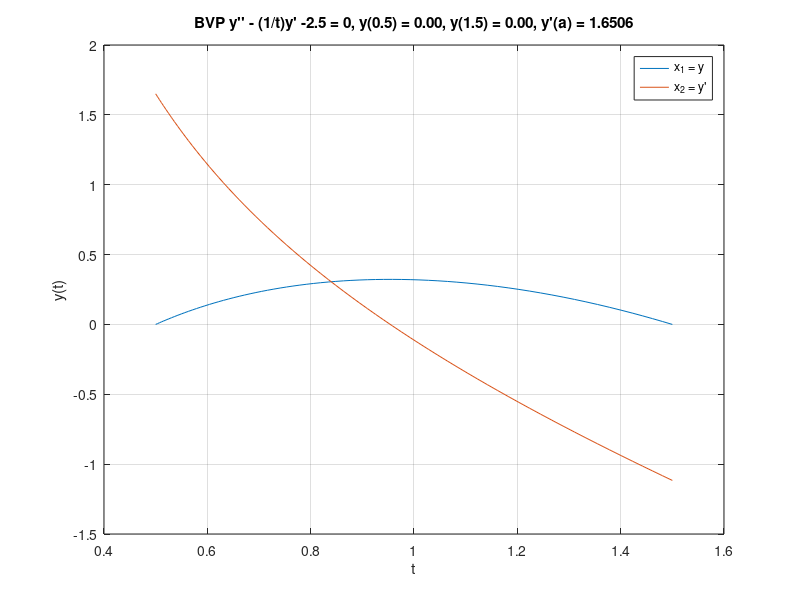

Reproduce this figure in MATLAB.
% MATH2089: File = bvpex1.m
% Boundary value Problen - Example 1
% Solve initial value problem y'' = g(t, y, y')
% on the interval [a, b] with
% boundary values y(a) = ya, y(b) = yb

format compact

% Define function f using an anonymous function
% As first order system x = [y, y']
f = @(t, x) [x(2); (-1./t).*x(2) - 2.5]
fstr = 'y'''' - (1/t)y'' -2.5 = 0';
%f = @(t, x) [x(2); -x(2)./t - 2]
%fstr = 'y'''' - y''/t -2 = 0';

% Interval
a = 0.5, b = 1.5

% Boundary values
ya = 0, yb = 0

% Set options for ode45
%opt = [];  % Default values RelTol = 1e-3, AbsTol = 1e-6
opt = odeset('RelTol', 1e-7, 'AbsTol', 1e-10);

% Guess for eta = y'(a)
%eta = 1
%eta = 2
% Value of eta from linear interpolation between eta = 1, 2
eta = 1.6506

% Solve using medium accuracy method with step-size control
[ts, ys] = ode45(f, [a, b], [ya; eta], opt);

% Plot solution
figure(1)
plot(ts, ys);
grid on
xlabel('t')
ylabel('y(t)')
tstr= sprintf('BVP %s, y(%.1f) = %.2f, y(%.1f) = %.2f, y''(a) = %.4f', ...
    fstr, a, ya, b, yb, eta)
title(tstr)
legend('x_1 = y', 'x_2 = y''')
